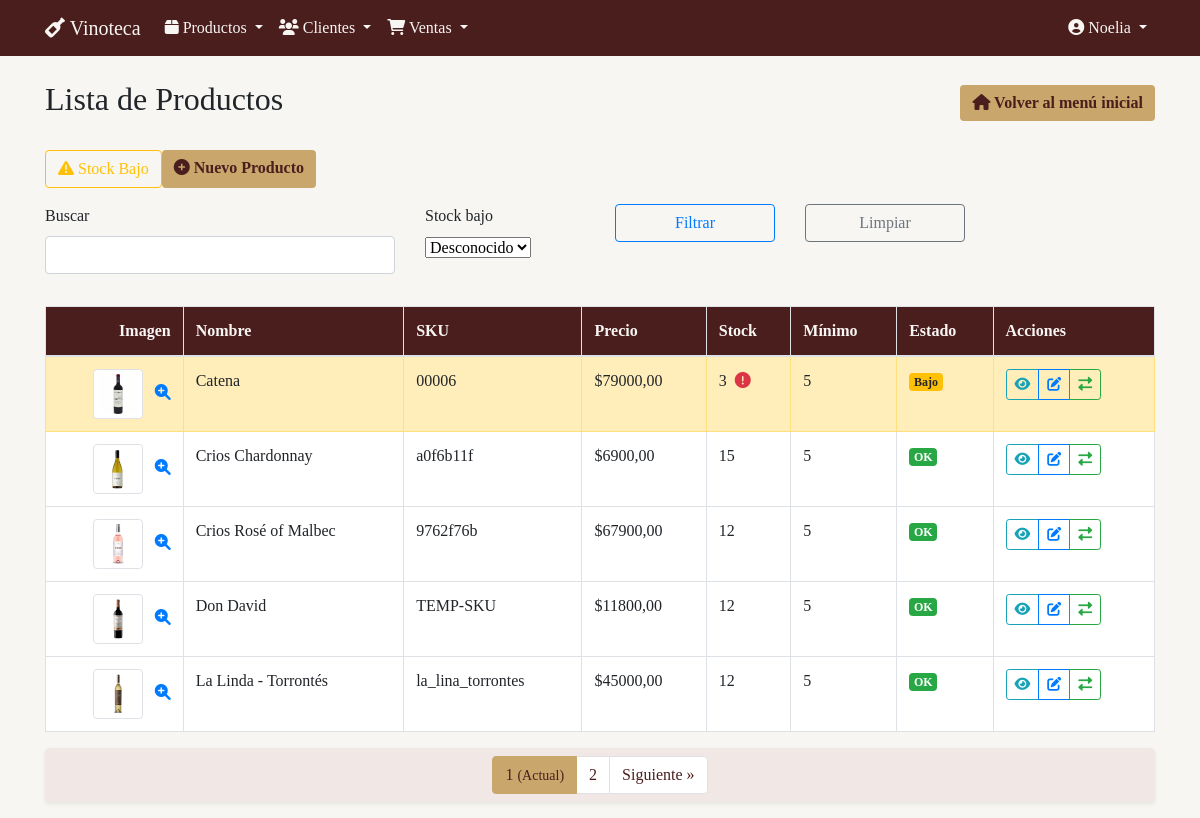
Before: /productos/ (signed in) with the older database file.
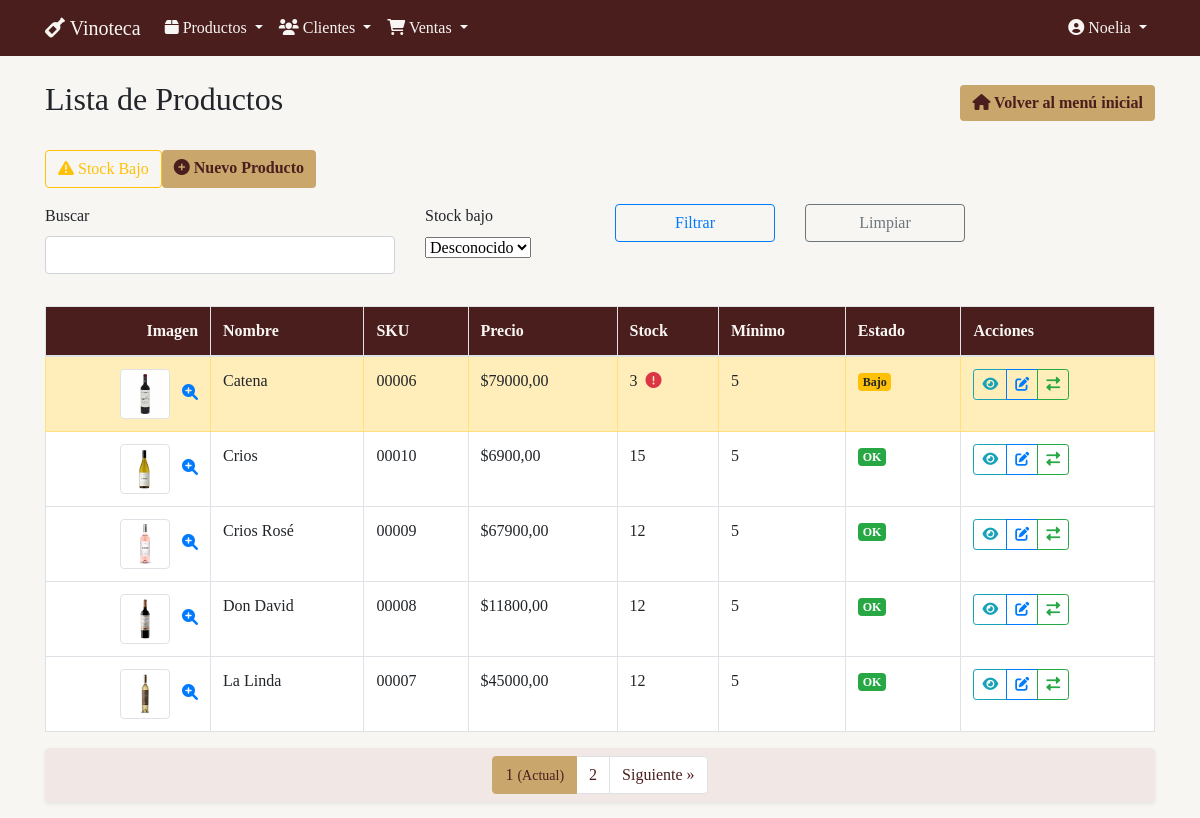
After: the same page with the newer database file.
### productos/models.py (models this page shows, shortened)
class Producto(models.Model):
    nombre = models.CharField("Nombre", max_length=50)
    descripcion = models.CharField("Descripción", max_length=200)
    precio = models.DecimalField("Precio", max_digits=10, decimal_places=2)
    stock = models.PositiveIntegerField("Stock", default=0)
    stock_minimo = models.IntegerField("Stock Mínimo", default=5)
    sku = models.CharField(
        "SKU",
        max_length=50,
        unique=True,
        blank=False,
        help_text="Debe coincidir con el nombre del archivo de imagen (sin extensión)"
    )
    imagen = models.ImageField(
        "Imagen",
        upload_to=get_image_path,
        validators=[validate_image_size],
        blank=True,
        null=True,
        help_text="Formatos permitidos: jpg, png, gif. Tamaño máximo: 5MB"
    )
    fecha_creacion = models.DateTimeField("Fecha de creación", auto_now_add=True)
    fecha_actualizacion = models.DateTimeField("Fecha de actualización", auto_now=True)
    class Meta:
        verbose_name = "Producto"
        verbose_name_plural = "Productos"
        ordering = ["nombre"]

### productos/views.py (the view)
# urls.py: path('', views.ProductoListView.as_view(), name='producto_list'),
class ProductoListView(LoginRequiredMixin, PermissionRequiredMixin, FilterView):
    model = Producto
    filterset_class = ProductoFilter
    template_name = 'productos/producto_list.html'
    context_object_name = 'productos'
    paginate_by = 5
    permission_required = 'productos.view_producto'

### templates/productos/producto_list.html (shortened to what this page needs)
{% extends 'base.html' %}
{% load bootstrap4 %}
{% load static %}
{% load crispy_forms_tags %}
{% block header %}Lista de Productos{% endblock %}
{% block extra_buttons %}
<div class="d-flex gap-2 mb-3">
    <a href="{% url 'productos:stock_bajo_list' %}" class="btn btn-outline-warning">
        <i class="fas fa-exclamation-triangle"></i> Stock Bajo
    </a>
    <a href="{% url 'productos:producto_create' %}" class="btn btn-vinoteca">
        <i class="fas fa-plus-circle"></i> Nuevo Producto
    </a>
</div>
{% endblock %}
{% block content %}
<form method="get" class="mb-3 row g-2">
    <div class="col-md-4">
        {{ filter.form.q|as_crispy_field }}
    </div>
    <div class="col-md-2">
        {{ filter.form.stock_bajo|as_crispy_field }}
    </div>
    <div class="col-md-2">
        <button type="submit" class="btn btn-outline-primary w-100">Filtrar</button>
    </div>
    <div class="col-md-2">
        <a href="{% url 'productos:producto_list' %}" class="btn btn-outline-secondary w-100">Limpiar</a>
    </div>
</form>
{% if productos %}
<div class="table-responsive">
    <table class="table table-bordered table-hover" style="background-color: #fff;">
        <thead style="background-color: #4B1E1E; color: #F8F6F3;">
            <tr>
                <th class="text-right">Imagen</th>
                <th>Nombre</th>
                <th>SKU</th>
                <th>Precio</th>
                <th>Stock</th>
                <th>Mínimo</th>
                <th>Estado</th>
                <th>Acciones</th>
            </tr>
        </thead>
        <tbody>
            {% for producto in productos %}
            <tr class="{% if producto.stock < producto.stock_minimo %}table-warning{% endif %}">
                <td class="text-right">
                    {% if producto.imagen %}
                        <a href="#" data-toggle="modal" data-target="#imagenModal{{ producto.id }}">
                            <img src="{{ producto.imagen.url }}"
                                 alt="{{ producto.nombre }}"
                                 class="img-thumbnail"
                                 style="width: 50px; height: 50px;">
                            <i class="fas fa-search-plus text-primary ml-2"></i>
                        </a>
                    {% else %}
                        <img src="{% static 'img/productos/default.jpg' %}"
                             alt="Sin imagen"
                             class="img-thumbnail"
                             style="width: 50px; height: 50px;">
                    {% endif %}
                </td>
                <td>{{ producto.nombre }}</td>
                <td>{{ producto.sku }}</td>
                <td>${{ producto.precio }}</td>
                <td>
                    {{ producto.stock }}
                    {% if producto.stock < producto.stock_minimo %}
                        <i class="fas fa-exclamation-circle text-danger ml-1"></i>
                    {% endif %}
                </td>
                <td>{{ producto.stock_minimo }}</td>
                <td>
                    {% if producto.stock < producto.stock_minimo %}
                        <span class="badge badge-warning">Bajo</span>
                    {% else %}
                        <span class="badge badge-success">OK</span>
                    {% endif %}
                </td>
                <td>
                    <div class="btn-group btn-group-sm">
                        <a href="{% url 'productos:producto_detail' producto.pk %}" class="btn btn-outline-info" title="Ver detalle">
                            <i class="fas fa-eye"></i>
                        </a>
                        <a href="{% url 'productos:producto_update' producto.pk %}" class="btn btn-outline-primary" title="Editar">
                            <i class="fas fa-edit"></i>
                        </a>
                        <a href="{% url 'productos:movimiento_create' producto.pk %}" class="btn btn-outline-success" title="Movimiento">
                            <i class="fas fa-exchange-alt"></i>
                        </a>
                    </div>
                </td>
            </tr>
            {% endfor %}
        </tbody>
    </table>
</div>
{% include 'paginator.html' with page_obj=page_obj %}
{% else %}
<div class="alert alert-info">
    <i class="fas fa-info-circle"></i> No hay productos registrados.
    <a href="{% url 'productos:producto_create' %}" class="btn btn-vinoteca btn-sm ml-2">Agregar primer producto</a>
</div>
{% endif %}
{% endblock %}

### templates/base.html (shortened to what this page needs)
{% load bootstrap4 %}
{% load static %}
<!DOCTYPE html>
<html lang="es">
<head>
    {% bootstrap_css %}
    <link rel="stylesheet" href="https://cdnjs.cloudflare.com/ajax/libs/font-awesome/6.0.0/css/all.min.css">
</head>
<body>
    <nav class="navbar navbar-expand-lg">
        <div class="container">
            <a class="navbar-brand" href="{% url 'productos:producto_list' %}">
                <i class="fas fa-wine-bottle"></i> Vinoteca
            </a>
            <div class="collapse navbar-collapse" id="navbarNav">
                {% if user.is_authenticated %}
                <ul class="navbar-nav mr-auto">
                    <li class="nav-item dropdown">
                        <a class="nav-link dropdown-toggle" href="#" id="productosDropdown" role="button" data-toggle="dropdown" aria-haspopup="true" aria-expanded="false">
                            <i class="fas fa-box"></i> Productos
                        </a>
                    </li>
                    <li class="nav-item dropdown">
                        <a class="nav-link dropdown-toggle" href="#" id="clientesDropdown" role="button" data-toggle="dropdown" aria-haspopup="true" aria-expanded="false">
                            <i class="fas fa-users"></i> Clientes
                        </a>
                    </li>
                    <li class="nav-item dropdown">
                        <a class="nav-link dropdown-toggle" href="#" id="ventasDropdown" role="button" data-toggle="dropdown" aria-haspopup="true" aria-expanded="false">
                            <i class="fas fa-shopping-cart"></i> Ventas
                        </a>
                    </li>
                </ul>
                {% endif %}
                <ul class="navbar-nav ml-auto">
                    {% if user.is_authenticated %}
                        <li class="nav-item dropdown">
                            <a class="nav-link dropdown-toggle" href="#" id="userDropdown" role="button" data-toggle="dropdown" aria-haspopup="true" aria-expanded="false">
                                <i class="fas fa-user-circle"></i> {{ user.username }}
                            </a>
                        </li>
                    {% else %}
                        <li class="nav-item">
                            <a class="nav-link" href="{% url 'login' %}">
                                <i class="fas fa-sign-in-alt"></i> Iniciar sesión
                            </a>
                        </li>
                    {% endif %}
                </ul>
            </div>
        </div>
    </nav>
    <div class="container mt-4 content-wrapper">
        <div class="d-flex justify-content-between align-items-center mb-4">
            <h2>{% block header %}{% endblock %}</h2>
            <a href="{% url 'home' %}" class="btn btn-vinoteca">
                <i class="fas fa-home"></i> Volver al menú inicial
            </a>
        </div>
        {% block extra_buttons %}{% endblock %}
        {% block content %}{% endblock %}
    </div>
</body>
</html>

### templates/paginator.html (shortened to what this page needs)
<nav>
  <ul class="pagination justify-content-center p-2 rounded shadow-sm" style="background-color: #F1E8E6; font-family: Georgia, serif;">
    {% for num in page_obj.paginator.page_range %}
      {% if num > page_obj.number|add:'-3' and num < page_obj.number|add:'3' %}
        {% if num == page_obj.number %}
          <li class="page-item active">
            <span class="page-link" style="background-color: #C9A66B; border-color: #C9A66B; color: #4B1E1E;">
              {{ num }} <small>(Actual)</small>
            </span>
          </li>
        {% else %}
          <li class="page-item">
            <a class="page-link" href="?page={{ num }}" style="color: #4B1E1E;">{{ num }}</a>
          </li>
        {% endif %}
      {% endif %}
    {% endfor %}
    {% if page_obj.has_next %}
      <li class="page-item">
        <a class="page-link" href="?page={{ page_obj.next_page_number }}" style="color: #4B1E1E;">
          Siguiente &raquo;
        </a>
      </li>
    {% endif %}
  </ul>
</nav>

### templates/base.html (style rules this page uses)
body { background-color: #F8F6F3; font-family: Georgia, serif; }
.navbar { background-color: #4B1E1E; }
.navbar-brand, .nav-link, .dropdown-item { color: #F8F6F3 !important; }
.btn-vinoteca { background-color: #C9A66B; color: #4B1E1E; border: none; font-weight: bold; }

Changed rows visible on the page:
changed Producto: nombre "Crios Chardonnay" → "Crios"; sku "a0f6b11f" → "00010"
changed Producto: nombre "Crios Rosé of Malbec" → "Crios Rosé"; sku "9762f76b" → "00009"
changed Producto "Don David": sku "TEMP-SKU" → "00008"
changed Producto: nombre "La Linda - Torrontés" → "La Linda"; sku "la_lina_torrontes" → "00007"
